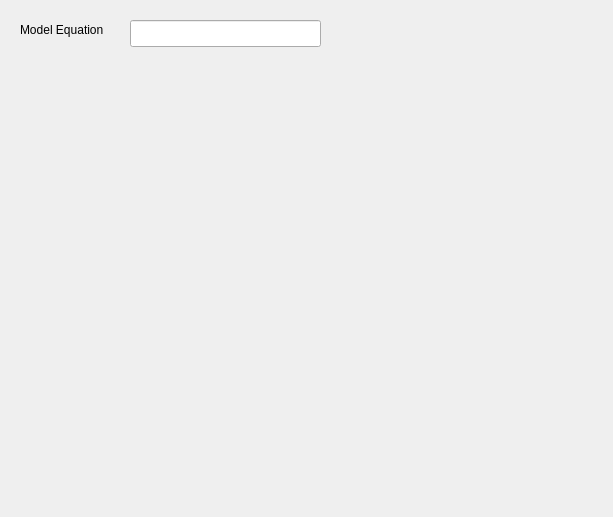
<?xml version="1.0" encoding="UTF-8"?>
<ui version="4.0">
 <class>Form</class>
 <widget class="QWidget" name="Form">
  <property name="geometry">
   <rect>
    <x>0</x>
    <y>0</y>
    <width>613</width>
    <height>517</height>
   </rect>
  </property>
  <property name="windowTitle">
   <string>Form</string>
  </property>
  <widget class="QLabel" name="label">
   <property name="geometry">
    <rect>
     <x>20</x>
     <y>20</y>
     <width>111</width>
     <height>20</height>
    </rect>
   </property>
   <property name="text">
    <string>Model Equation</string>
   </property>
  </widget>
  <widget class="QLineEdit" name="lineEdit">
   <property name="geometry">
    <rect>
     <x>130</x>
     <y>20</y>
     <width>191</width>
     <height>27</height>
    </rect>
   </property>
  </widget>
 </widget>
 <resources/>
 <connections/>
</ui>
